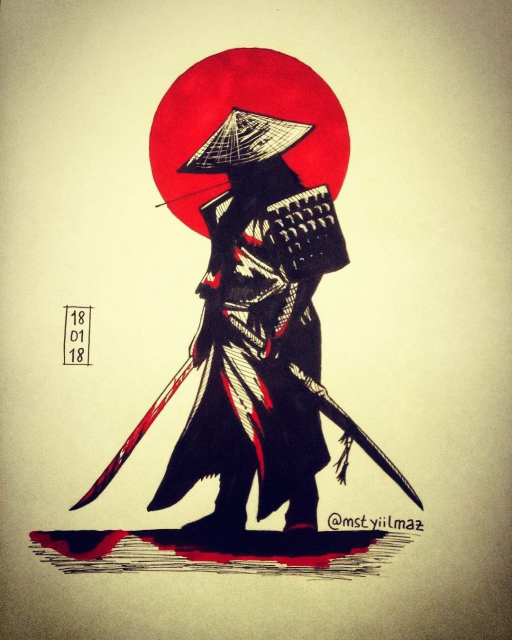
#> input picture handlers/images/sam.jpg, 1024 x 1280 px (shown at 1/2 size)
$ python photo.py
#> lines starting #> are read from the running program, lines starting #| are printed output that depends on the picture; after the words box and inside, x2 and y2 are one past the last pixel; in counts of white or black regions, pixels touching at a corner belong together
import cv2
import numpy as np

img = cv2.imread('images/sam.jpg')
#> img is the input picture: shape (1280, 1024, 3); mean B, G, R 131.1, 163.9, 185.1
img = cv2.resize(img, (img.shape[1] // 2, img.shape[0] // 2))          #(img.shape[1] // 2, img.shape[0] // 2))
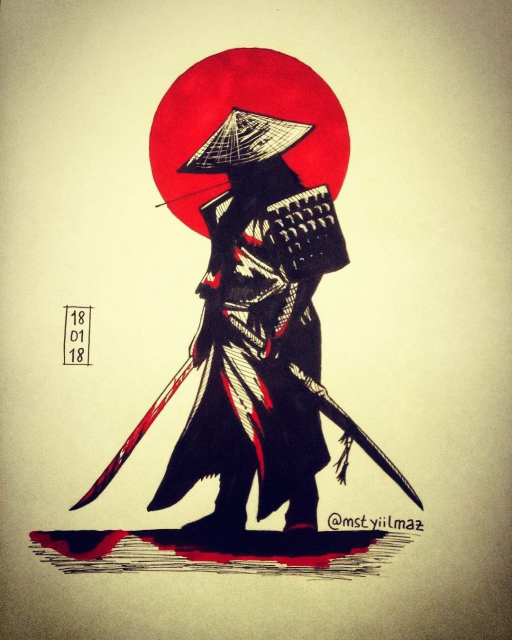
#> img: shape (640, 512, 3); mean B, G, R 131.2, 164, 185.3
new_img = np.zeros(img.shape, dtype ='uint8')
# mirror отзеркаливание видео
# img = cv2.flip(img, 1)

#circiut контуры
img = cv2.cvtColor(img, cv2.COLOR_BGR2GRAY)
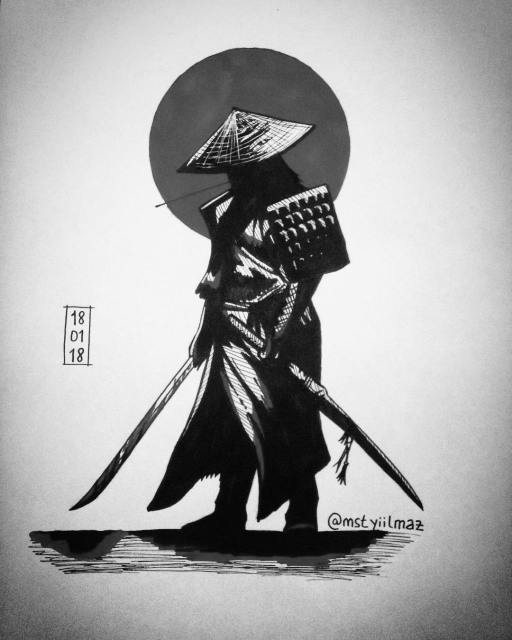
#> img: shape (640, 512); min 4, max 249, mean 166.7
img = cv2.GaussianBlur(img, (3, 3), 0) #Blur

img = cv2.Canny(img, 50, 50)
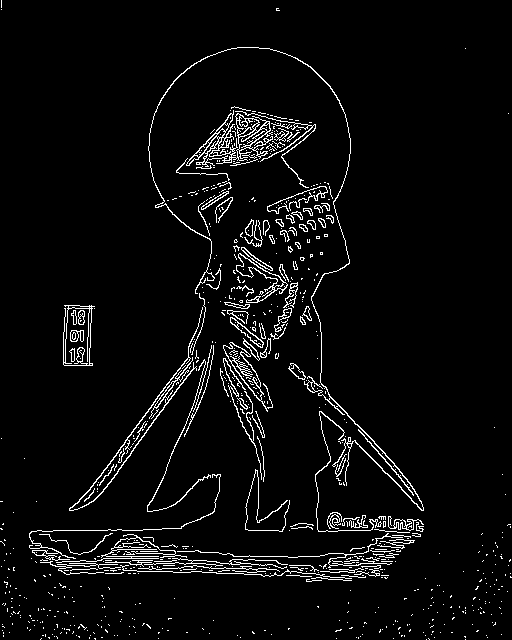
#> img: shape (640, 512); 4.5% white in thin lines or dots

con, hir = cv2.findContours(img, cv2.RETR_LIST, cv2.CHAIN_APPROX_NONE)
#> con = 861 contours, 762 with area under 20; largest, box (x1, y1, x2, y2) and area: (186, 110, 273, 167) 1547, (63, 305, 95, 366) 1452, (63, 307, 92, 366) 1298, (223, 342, 273, 412) 824, (223, 342, 263, 401) 651; hir = 861 rows, first 6: [1, -1, -1, -1], [2, 0, -1, -1], [3, 1, -1, -1], [4, 2, -1, -1], [5, 3, -1, -1], [6, 4, -1, -1]
cv2.drawContours(new_img, con, -1, (0,127,257), 1)
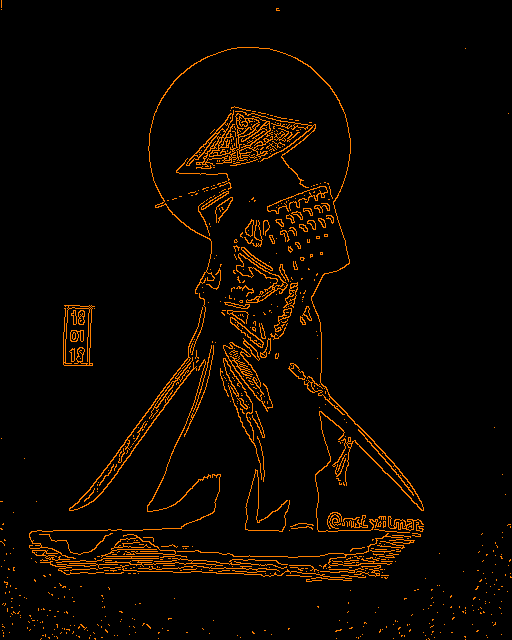
#> new_img: shape (640, 512, 3); mean of channels 0, 1, 2 0, 5.7, 11.4; drawn as B, G, R

cv2.imshow('Good!', new_img)
cv2.waitKey(0)
